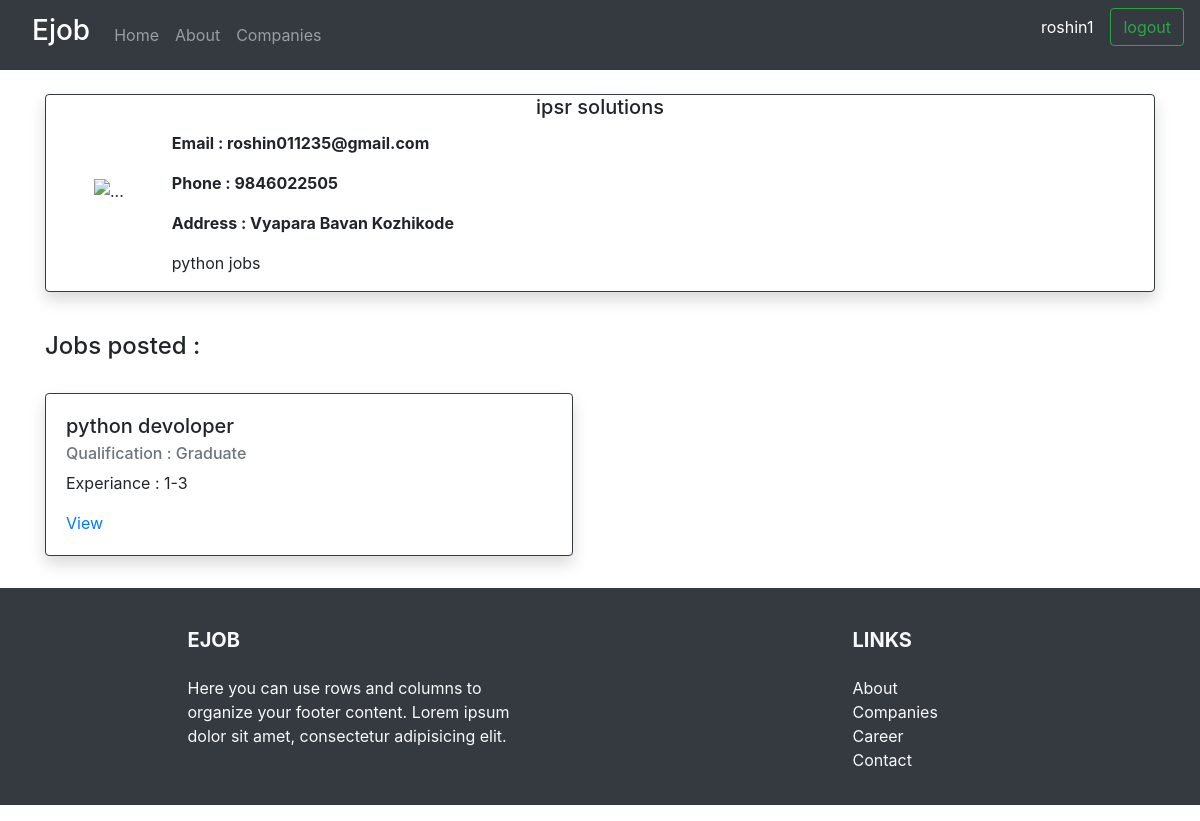
The page /companies_detail/8/ (signed in) on the database its author committed.
### jobs/models.py (models this page shows, shortened)
class Companies(models.Model):
    name = models.CharField(max_length=250, null=True)
    email = models.EmailField(max_length=254, null=True)
    phone = models.IntegerField(null=True)
    address = models.TextField(null=True)
    description = models.TextField(null=True)

class Jobs(models.Model):
    QUALIFICATION = (
                    ('Under Graduate', 'Under Graduate'),
                    ('Graduate', 'Graduate'),
                    ('Post Graduate', 'Post Graduate')
    )
    EXPERIANCE = (
        ('Fresher', 'Fresher'),
        ('1-3', '1-3'),
        ('4-6', '4-6'),
        ('6-10', '6-10'),
        ('More than 10', 'More than 10')
    )
    companies = models.ForeignKey(
        Companies, null=True, on_delete=models.CASCADE)
    title = models.CharField(max_length=250, null=True)
    qualification = models.CharField(
        max_length=250, null=True, choices=QUALIFICATION)
    experiance = models.CharField(
        max_length=250, null=True, choices=EXPERIANCE)
    description = models.TextField(null=True)
    date_created = models.DateTimeField(auto_now_add=True, null=True)

### jobs/views.py (the view)
@login_required(login_url='applicant-login')
def companiesDetailview(request, pk):
    companies = Companies.objects.get(id=pk)
    jobs = companies.jobs_set.all()
    context = {
        "companies": companies,
        "jobs": jobs
    }
    return render(request, 'companies_detail.html', context)

### jobs/templates/companies_detail.html
{% extends 'base.html' %}
{% block content %}
<div class="container"><br>
    <div class="card border-dark mb-3 shadow bg-white rounded">
    <h5 class="card-title text-center">{{companies.name}}</h5>
    <div class="media">
    <img src="..." class="align-self-start m-5" alt="...">
    <div class="media-body">
        <p class="font-weight-bold">Email : {{companies.email}}</p>
        <p class="font-weight-bold">Phone : {{companies.phone}}</p>
        <p class="font-weight-bold">Address : {{companies.address}}</p>
        <p>{{companies.description}}</p>
    </div>
    </div>
    </div>
    <br>
    <h4>Jobs posted : </h4>
    <br>
    <div class='row'>
        {% for i in jobs %}
        <div class="col-md-6 mb-3">
            <div class="card border-dark mb-3 shadow bg-white rounded" style="width: 33rem;">
                <div class="card-body">
                    <h5 class="card-title">{{i.title}}</h5>
                    <h6 class="card-subtitle mb-2 text-muted">Qualification : {{i.qualification}}</h6>
                    <p class="card-text">Experiance : {{i.experiance}}</p>
                    <a href="{% url 'jobs' i.id %}" class="card-link">View</a>
                </div>
            </div>
        </div>
        {% endfor %}
    </div>
</div>
{% endblock content %}

### jobs/templates/navbar.html (shortened to what this page needs)
<nav class="navbar navbar-expand-lg navbar-dark bg-dark">
	  <a class="navbar-brand ml-3" href="{% url 'home' %}"><h3>Ejob</h3></a>
	  <div class="collapse navbar-collapse" id="navbarTogglerDemo02">
	    <ul class="navbar-nav mr-auto mt-2 mt-lg-0">
	      <li class="nav-item">
	        <a class="nav-link" href="{% url 'home' %}">Home <span class="sr-only">(current)</span></a>
	      </li>
          <li class="nav-item">
	        <a class="nav-link" href="{% url 'about' %}">About <span class="sr-only">(current)</span></a>
	      </li>
		  <li class="nav-item">
	        <a class="nav-link" href="{% url 'companies' %}"> Companies <span class="sr-only">(current)</span></a>
	      </li>
	    </ul>
	    <ul class="navbar-nav">
			<li class="nav-item">
				<p class="btn btn-dark pr-3">{{user.username}}<span class="sr-only">(current)</span></p>
			</li>
			{% if user.is_authenticated %}
	    	<li class="nav-item">
	        <a class="btn btn-outline-success mr-sm-" href="{% url 'applicant-logout' %}">logout<span class="sr-only">(current)</span></a>
			</li>
			{% else %}
			<li class="nav-item">
				<a class="btn btn-outline-success mr-sm-4" href="{% url 'applicant-login' %}">Login/Signup<span class="sr-only">(current)</span></a>
			</li>
			{% endif %}
	     </ul>
	  </div>
	</nav>
	<div>

### rows shown on the page
Companies: name "ipsr solutions", email "roshin011235@gmail.com", phone "9846022505", address "Vyapara Bavan Kozhikode", description "python jobs"
Jobs: title "python devoloper", qualification "Graduate", experiance "1-3"

### other values the page prints
{{ user.username }} "roshin1"
